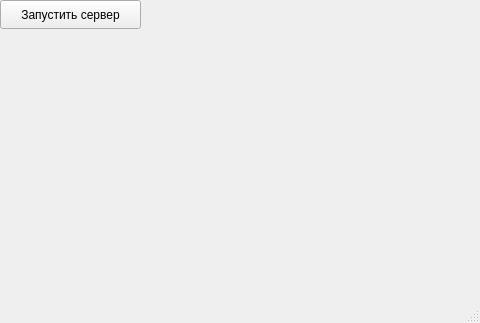
<?xml version="1.0" encoding="UTF-8"?>
<ui version="4.0">
 <class>MainWindow</class>
 <widget class="QMainWindow" name="MainWindow">
  <property name="geometry">
   <rect>
    <x>0</x>
    <y>0</y>
    <width>480</width>
    <height>323</height>
   </rect>
  </property>
  <property name="windowTitle">
   <string>MainWindow</string>
  </property>
  <widget class="QWidget" name="centralwidget">
   <widget class="QLabel" name="label">
    <property name="geometry">
     <rect>
      <x>10</x>
      <y>40</y>
      <width>63</width>
      <height>20</height>
     </rect>
    </property>
    <property name="text">
     <string/>
    </property>
   </widget>
   <widget class="QPushButton" name="pushButton">
    <property name="geometry">
     <rect>
      <x>0</x>
      <y>0</y>
      <width>141</width>
      <height>29</height>
     </rect>
    </property>
    <property name="text">
     <string>Запустить сервер</string>
    </property>
   </widget>
  </widget>
  <widget class="QMenuBar" name="menubar">
   <property name="geometry">
    <rect>
     <x>0</x>
     <y>0</y>
     <width>480</width>
     <height>26</height>
    </rect>
   </property>
  </widget>
  <widget class="QStatusBar" name="statusbar"/>
 </widget>
 <resources/>
 <connections/>
</ui>
